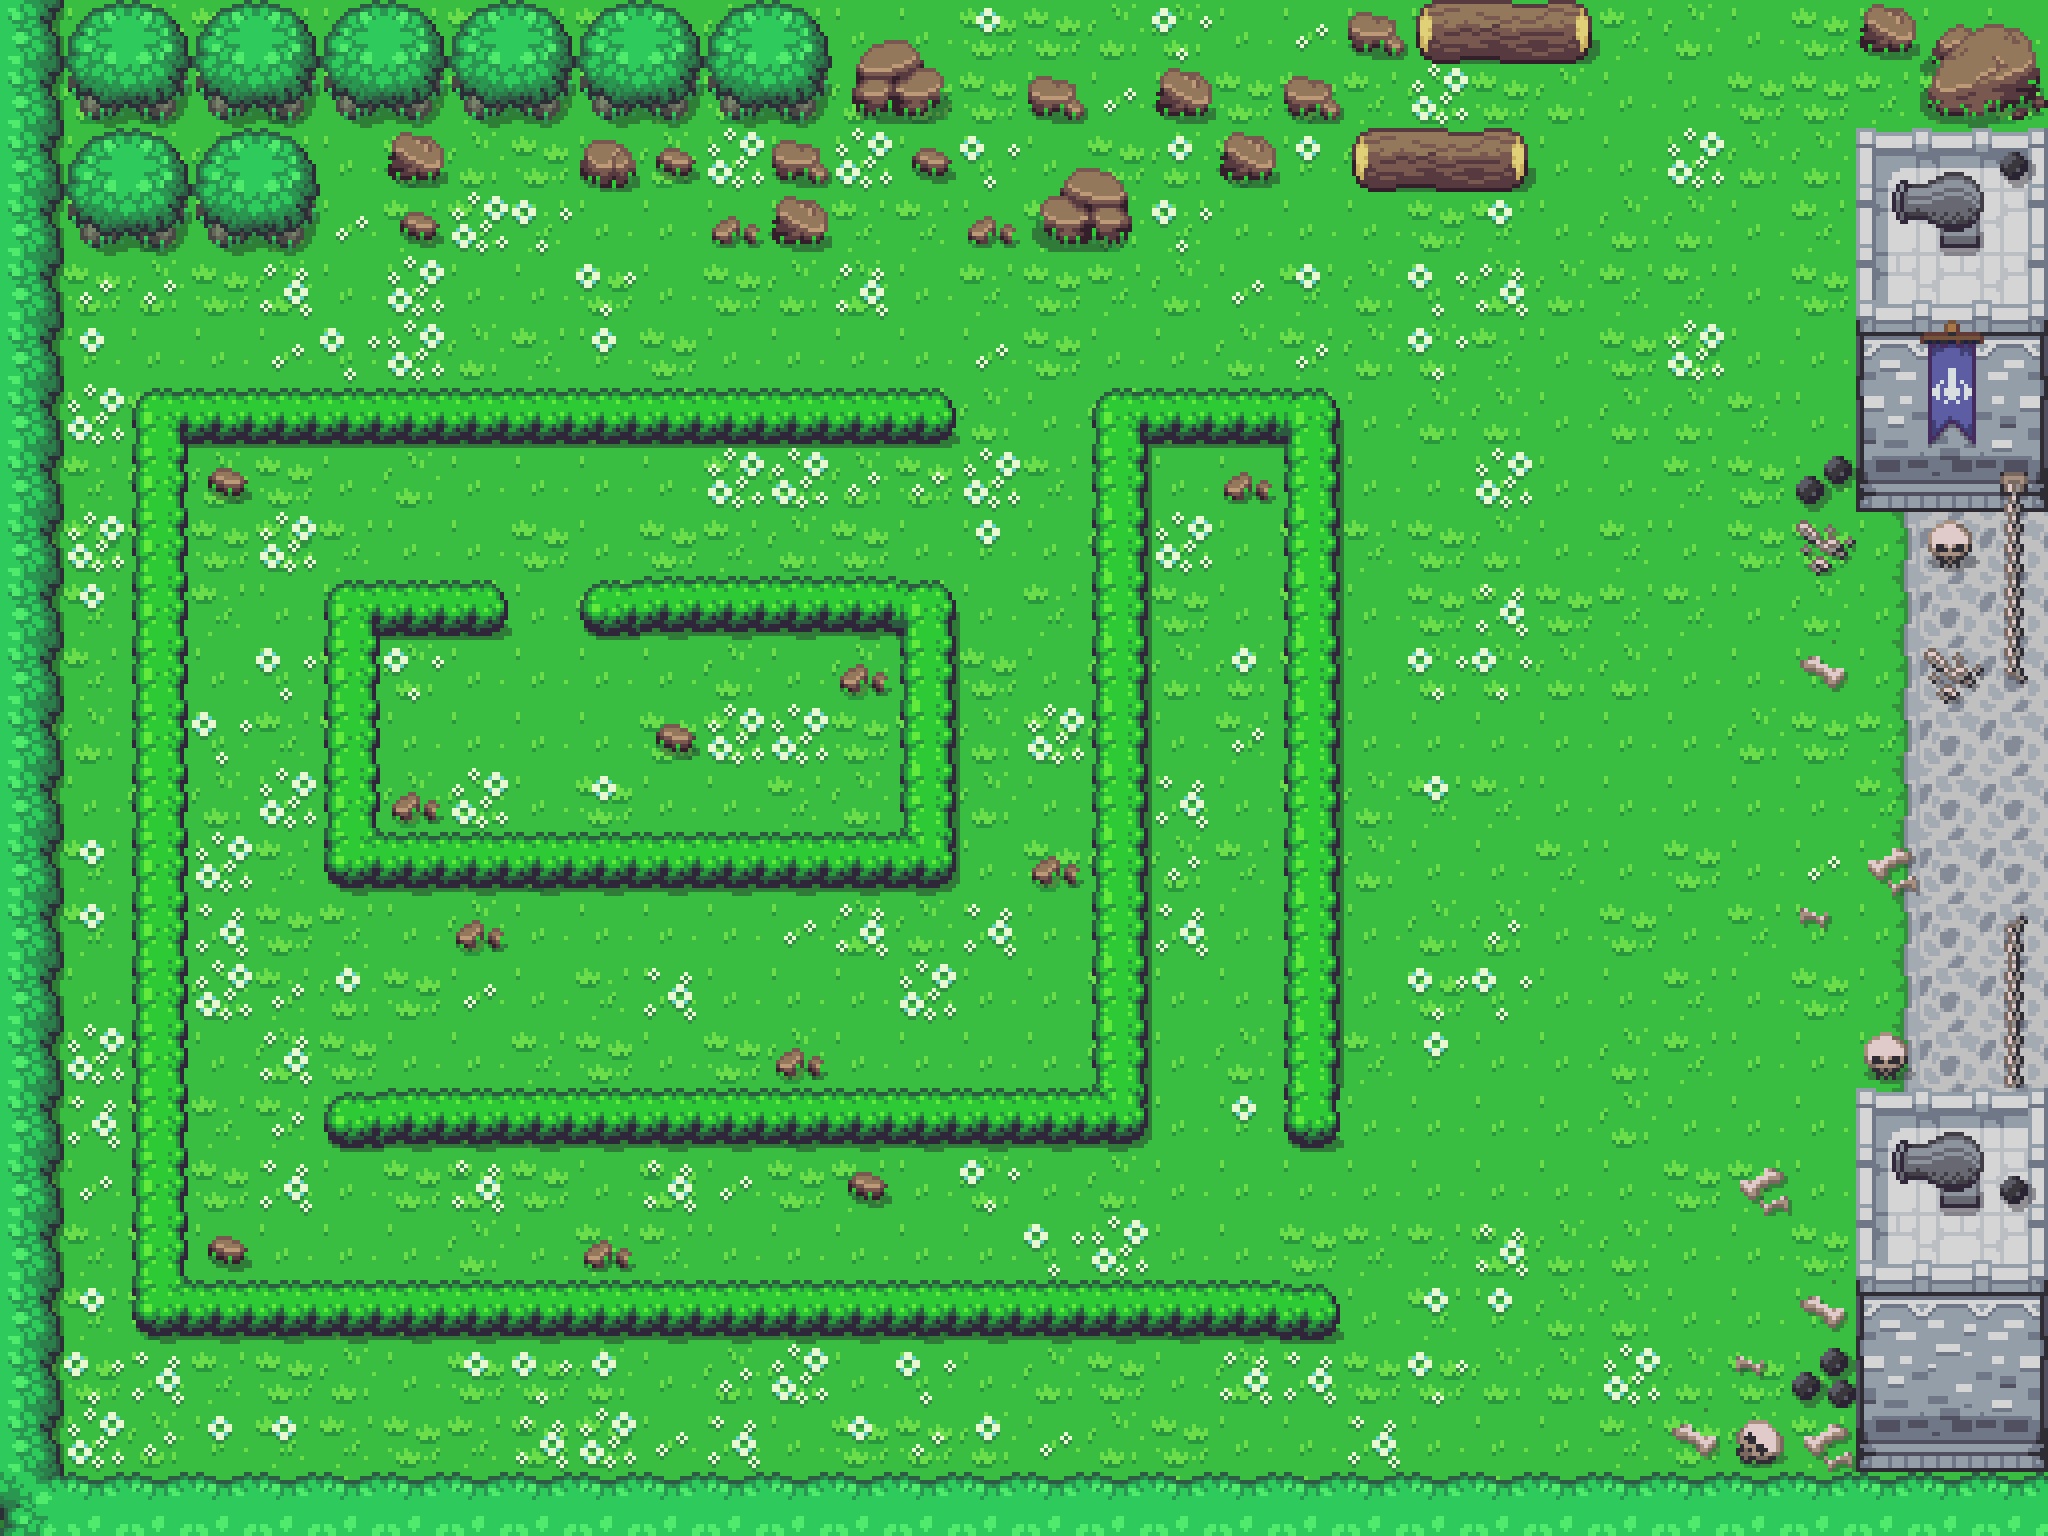

This game map was drawn from its Tiled (.tmx) file and the tilesets committed beside it. A one-line description and the trimmed map source follow:
An orthogonal 32x24 tile map with 64x64 px tiles, 4 tile layers (Tile Layer 1, Tile Layer 2, Tile Layer 3, Tile Layer 4) and 70 objects (52x barrier, 14x mob, 2x shift, 2x checkpoint).

<map version="1.2" tiledversion="1.3.5" orientation="orthogonal" renderorder="right-down" width="32" height="24" tilewidth="64" tileheight="64" infinite="0" nextlayerid="6" nextobjectid="76">
 <tileset firstgid="1" name="objects_overworld" tilewidth="64" tileheight="64" tilecount="1440" columns="40">
  <image source="overworldx4.png" width="2560" height="2304" />
 </tileset>
 <layer id="1" name="Tile Layer 1" width="32" height="24">
  <data>[768 cells, 768 non-empty, 4 distinct tile ids]</data>
 </layer>
 <layer id="2" name="Tile Layer 2" width="32" height="24">
  <data>[768 cells, 472 non-empty, 65 distinct tile ids]</data>
 </layer>
 <layer id="3" name="Tile Layer 3" width="32" height="24">
  <data>[768 cells, 38 non-empty, 31 distinct tile ids]</data>
 </layer>
 <layer id="4" name="Tile Layer 4" width="32" height="24">
  <data>[768 cells, 12 non-empty, 8 distinct tile ids]</data>
 </layer>
 <objectgroup id="5" name="Object">
  <object id="1" name="barrier" x="64" y="1472" width="1984" height="64" />
  <object id="2" name="barrier" x="0" y="0" width="64" height="1535" />
  <object id="3" name="barrier" x="64" y="0" width="256" height="256" />
  <object id="4" name="barrier" x="320" y="0" width="512" height="128" />
  <object id="5" name="barrier" x="1856" y="128" width="192" height="384" />
  <object id="6" name="barrier" x="1856" y="1088" width="192" height="384" />
  <object id="7" name="barrier" x="2004" y="914" width="24" height="174" />
  <object id="8" name="barrier" x="2003" y="512" width="24" height="174" />
  <object id="9" name="barrier" x="1926" y="520" width="48" height="48" />
  <object id="10" name="barrier" x="1823" y="456" width="28" height="27" />
  <object id="11" name="barrier" x="1795" y="477" width="28" height="27" />
  <object id="12" name="barrier" x="1862" y="1033" width="48" height="48" />
  <object id="13" name="barrier" x="1734" y="1420" width="48" height="48" />
  <object id="14" name="barrier" x="1792" y="1371" width="63" height="35" />
  <object id="15" name="barrier" x="1820" y="1348" width="28" height="23" />
  <object id="16" name="barrier" x="1860" y="5" width="55" height="48" />
  <object id="17" name="barrier" x="1927" y="21" width="121" height="107" />
  <object id="18" name="barrier" x="1416" y="0" width="176" height="64" />
  <object id="19" name="barrier" x="1352" y="128" width="176" height="64" />
  <object id="20" name="barrier" x="1348" y="12" width="56" height="44" />
  <object id="21" name="barrier" x="1284" y="76" width="56" height="44" />
  <object id="22" name="barrier" x="1220" y="132" width="56" height="49" />
  <object id="23" name="barrier" x="1156" y="68" width="56" height="49" />
  <object id="25" name="barrier" x="1028" y="76" width="56" height="44" />
  <object id="26" name="barrier" x="772" y="140" width="56" height="44" />
  <object id="27" name="barrier" x="772" y="196" width="56" height="49" />
  <object id="28" name="barrier" x="388" y="132" width="56" height="49" />
  <object id="29" name="barrier" x="580" y="140" width="56" height="49" />
  <object id="30" name="barrier" x="851" y="40" width="93" height="75" />
  <object id="31" name="barrier" x="1039" y="168" width="93" height="75" />
  <object id="32" name="barrier" x="132" y="388" width="824" height="56" />
  <object id="33" name="barrier" x="132" y="444" width="56" height="892" />
  <object id="34" name="barrier" x="188" y="1280" width="1152" height="56" />
  <object id="36" name="barrier" x="324" y="1088" width="824" height="56" />
  <object id="37" name="barrier" x="324" y="832" width="632" height="56" />
  <object id="38" name="barrier" x="600" y="580" width="357" height="56" />
  <object id="39" name="barrier" x="325" y="580" width="167" height="56" />
  <object id="40" name="barrier" x="900" y="636" width="56" height="196" />
  <object id="41" name="barrier" x="324" y="636" width="56" height="196" />
  <object id="44" name="barrier" x="1284" y="388" width="56" height="760" />
  <object id="45" name="barrier" x="1092" y="388" width="56" height="700" />
  <object id="46" name="barrier" x="1148" y="388" width="136" height="56" />
  <object id="47" name="shift" x="1600" y="0" width="256" height="1">
   <properties>
    <property name="fromlvl" type="int" value="3" />
    <property name="newn" type="int" value="8" />
    <property name="tolvl" type="int" value="1" />
   </properties>
  </object>
  <object id="48" name="shift" x="2034" y="704" width="14" height="192">
   <properties>
    <property name="fromlvl" type="int" value="3" />
    <property name="newn" type="int" value="5" />
    <property name="tolvl" type="int" value="5" />
   </properties>
  </object>
  <object id="49" name="checkpoint" x="1696" y="56" width="64" height="64">
   <properties>
    <property name="n" type="int" value="4" />
   </properties>
  </object>
  <object id="50" name="checkpoint" x="1961" y="768" width="64" height="64">
   <properties>
    <property name="n" type="int" value="9" />
   </properties>
  </object>
  <object id="51" name="mob" x="448" y="704" width="64" height="64" />
  <object id="52" name="mob" x="704" y="704" width="64" height="64" />
  <object id="53" name="mob" x="960" y="960" width="64" height="64" />
  <object id="54" name="mob" x="512" y="960" width="64" height="64" />
  <object id="55" name="mob" x="256" y="704" width="64" height="64" />
  <object id="56" name="mob" x="256" y="1216" width="64" height="64" />
  <object id="57" name="mob" x="896" y="1344" width="64" height="64" />
  <object id="58" name="mob" x="320" y="1408" width="64" height="64" />
  <object id="59" name="mob" x="512" y="256" width="64" height="64" />
  <object id="60" name="mob" x="1152" y="512" width="64" height="64" />
  <object id="61" name="mob" x="1792" y="704" width="64" height="64" />
  <object id="62" name="mob" x="1792" y="896" width="64" height="64" />
  <object id="64" name="mob" x="1216" y="1152" width="64" height="64" />
  <object id="65" name="mob" x="960" y="512" width="64" height="64" />
  <object id="66" name="barrier" x="492" y="580" width="4" height="52" />
  <object id="67" name="barrier" x="496" y="588" width="4" height="44" />
  <object id="68" name="barrier" x="500" y="592" width="4" height="36" />
  <object id="69" name="barrier" x="504" y="600" width="4" height="20" />
  <object id="70" name="barrier" x="596" y="584" width="4" height="52" />
  <object id="71" name="barrier" x="592" y="584" width="4" height="48" />
  <object id="72" name="barrier" x="588" y="588" width="4" height="44" />
  <object id="73" name="barrier" x="584" y="592" width="4" height="36" />
  <object id="74" name="barrier" x="580" y="596" width="4" height="24" />
  <object id="75" name="barrier" x="576" y="600" width="4" height="12" />
 </objectgroup>
</map>
